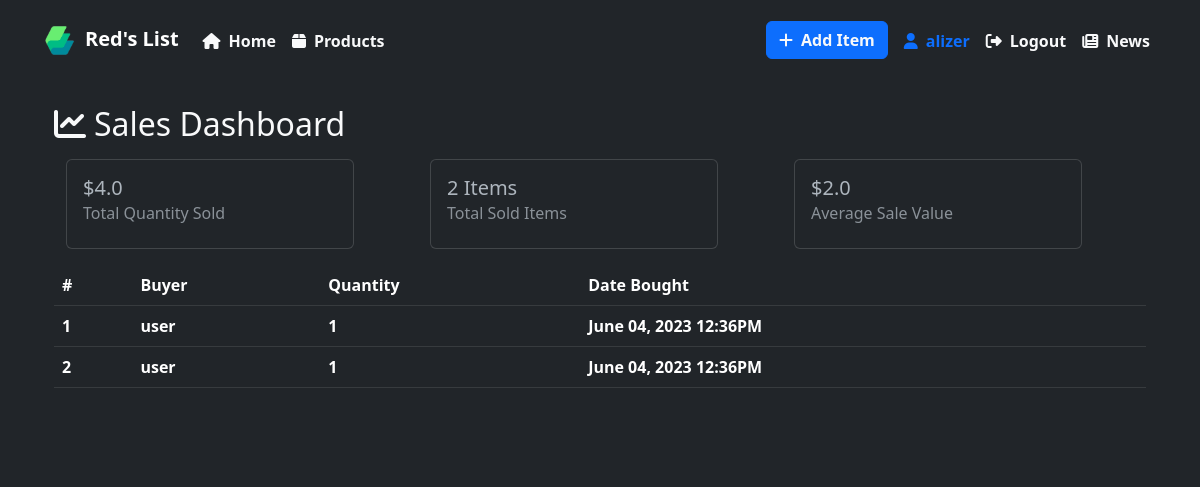
Page /sales_report (signed in) on the committed database.
### app.py (models this page shows, shortened)
class User(db.Model, UserMixin):
    id = db.Column(db.Integer, primary_key=True)
    username = db.Column(db.String(80), unique=True, nullable=False)
    password_hash = db.Column(db.String(128), nullable=False)
    email = db.Column(db.String(120), unique=True, nullable=False)
    is_admin = db.Column(db.Boolean, default=False)
    is_owner = db.Column(db.Boolean, default=False)
    items = db.relationship('Item', backref='author', lazy=True)
    reset_token = db.Column(db.String(100), unique=True)
    profile_picture = db.Column(db.Text, unique=True)
    news_articles = db.relationship(
        'News', lazy=True)  # Added relationship backref

class Sales(db.Model):
    id = db.Column(db.Integer, primary_key=True)
    item_id = db.Column(db.Integer, db.ForeignKey('item.id'), nullable=False)
    buyer_id = db.Column(db.Integer, db.ForeignKey(
        'user.id'), nullable=False)  # New field
    sale_date = db.Column(db.DateTime, nullable=False, default=datetime.utcnow)
    quantity = db.Column(db.Integer, nullable=False)
    total_value = db.Column(db.Float, nullable=False)
    buyer = db.relationship('User', backref='sales')

### app.py (the view, shortened to what this page needs)
@app.route('/sales_report')
@admin_required
def sales_report():
    sales_data_monthly = db.session.query(
        Item.author_id,
        extract('month', Item.sale_date),
        func.count(Item.id),
        func.sum(Item.price)
    ).group_by(Item.author_id, extract('month', Item.sale_date)).all()
    sales = Sales.query.join(Item).filter(
        Item.author_id == current_user.id).all()
    total_sales = 0
    for i in sales:
        total_sales += i.total_value
    top_selling_items = db.session.query(
        extract('month', Item.sale_date),
        Item.name,
        func.count(Item.id)
    ).group_by(extract('month', Item.sale_date), Item.name).all()
    average_sales = 0
    if total_sales is not 0 and len(sales) is not 0:
        average_sales = total_sales / len(sales)
    data = []
    monthly_sales = defaultdict(list)
    for user_id, month, item_count, total_value in sales_data_monthly:
        user = User.query.get(user_id)
        username = user.username if user else "Unknown User"
        monthly_sales[month].append([username, item_count, total_value])
    return render_template("sales_report.html", sales=sales, total_sales=total_sales, total_sold=len(sales), average_sales=average_sales)

### app.py (called while the page is built)
def check_user(user):
    user = db.session.query(User)
    if user == "None":
        new_user = User(username="DefaultUser",
                        password="testing", email="email@gmail.com")
        db.session.add(new_user)
        db.session.commit()
    return user

def admin_required(f):
    @wraps(f)
    def decorated_function(*args, **kwargs):
        if not current_user.is_admin:
            flash('Access denied. You need to be an admin to access this page.', 'danger')
            return redirect(url_for('home'))
        return f(*args, **kwargs)
    return decorated_function

@login_manager.user_loader
def load_user(user_id):
    check_user(user_id)
    if user_id is not None:
        return User.query.get(int(user_id))
    return None

### templates/sales_report.html (shortened to what this page needs)
{% extends 'layout.html' %}
{% block content %}
<div class="container-fluid">
    <h2 class="text-light mb-3"><i class="fa-solid fa-chart-line me-2"></i>Sales Dashboard</h2>
    <div class="container-fluid">
        <div class="row mb-3">
            <div class="col-6 col-md-4">
                <div class="card" style="width: 18rem;">
                    <div class="card-body">
                        <h5 class="card-title">${{total_sales}}</h5>
                        <h6 class="card-subtitle mb-2 text-muted">Total Quantity Sold</h6>
                    </div>
                </div>
            </div>
            <div class="col-6 col-md-4">
                <div class="card" style="width: 18rem;">
                    <div class="card-body">
                        <h5 class="card-title">{{total_sold}} Items</h5>
                        <h6 class="card-subtitle mb-2 text-muted">Total Sold Items</h6>
                    </div>
                </div>
            </div>
            <div class="col-6 col-md-4">
                <div class="card" style="width: 18rem;">
                    <div class="card-body">
                        <h5 class="card-title">${{average_sales}}</h5>
                        <h6 class="card-subtitle mb-2 text-muted">Average Sale Value</h6>
                    </div>
                </div>
            </div>
        </div>
        <div class="row">
            <table class="table table-dark table-hover">
                <thead>
                    <tr>
                        <th scope="col">#</th>
                        <th scope="col">Buyer</th>
                        <th scope="col">Quantity</th>
                        <th scope="col">Date Bought</th>
                    </tr>
                </thead>
                <tbody>
                    {% for sale in sales %}
                    <tr>
                        <th scope="row">{{sale.id}}</th>
                        <td>{{sale.buyer.username}}</td>
                        <td>{{sale.quantity}}</td>
                        <td>{{sale.sale_date.strftime('%B %d, %Y %I:%M%p')}}</td>
                    </tr>
                    {% endfor %}
                </tbody>
            </table>
        </div>
    </div>
</div>
{% endblock %}

### templates/layout.html (shortened to what this page needs)
<!DOCTYPE html>
<html>
<head>
    <link rel="stylesheet" type="text/css" href="{{ url_for('static', filename='style.css') }}">
    <link href="https://cdn.jsdelivr.net/npm/bootstrap@5.3.0-alpha3/dist/css/bootstrap.min.css" rel="stylesheet"
>
</head>
<body data-bs-theme="dark">
    <header>
        <nav class="navbar navbar-expand-lg navbar-dark bg-dark">
            <div class="container">
                <a class="navbar-brand" href="{{ url_for('home') }}"><img src="/static/pics/icon.png"
                        class="img-fluid me-2" style="height: 35px; width: 35px" />Red's List</a>
                <div class="collapse navbar-collapse" id="navbarNav">
                    <ul class="navbar-nav">
                        <li class="nav-item">
                            <a class="nav-link text-light" href="{{ url_for('home') }}"><i
                                    class="fa-solid fa-house me-2"></i>Home</a>
                        </li>
                        <li class="nav-item">
                            <a class="nav-link text-light" href="{{ url_for('products') }}"><i
                                    class="fa-solid fa-box me-2"></i>Products</a>
                        </li>
                            </ul>
                    <ul class="navbar-nav ms-auto">
                        {% if current_user.is_authenticated %}
                        <li class="nav-item">
                            <a href="{{ url_for('add_item') }}" class="btn btn-primary fw-bold text-light me-2"><i
                                    class="fa-solid fa-plus me-2"></i>Add Item</a>
                        </li>
                        <li class="nav-item">
                            <a href="{{ url_for('profile') }}" class="nav-link text-primary"><i
                                    class="fa-solid fa-user me-2"></i>{{ current_user.username }}</a>
                        </li>
                        <li class="nav-item">
                            <a href="{{ url_for('logout') }}" class="nav-link text-light"><i
                                    class="fa-solid fa-right-from-bracket me-2"></i>Logout</a>
                        </li>
                        <li class="nav-item">
                            <a href="{{ url_for('news') }}" class="nav-link text-light"><i
                                    class="fa-solid fa-newspaper me-2"></i>News</a>
                        </li>
                        {% endif %}
                    </ul>
                </div>
            </div>
        </nav>
    </header>
    <main class="container py-4">
        <div class="row">
            <div class="col">
                {% block content %}
                {% endblock %}
            </div>
        </div>
    </main>
    <footer class="bg-dark text-center py-3">
    </footer>
</body>
</html>

### static/style.css (style rules this page uses)
body, ul { margin: 0; padding: 0; }
header { padding: 10px; }
nav { padding: 0; }
nav .navbar-brand { font-weight: bold; }
nav .nav-link { color: #333333; transition: color 0.3s ease; }
main { padding: 20px; }
h1, h2, h3 { margin-bottom: 20px; }
footer { padding: 10px; text-align: center; }
* { font-weight: bolder; }

### rows in the picture
User: username "alizer"
Sales: id "1", buyer.username "user", quantity "1", sale_date "June 04, 2023 12:36PM"
Sales: id "2", buyer.username "user", quantity "1", sale_date "June 04, 2023 12:36PM"

### other values in the picture
{{ total_sales }} "4.0"
{{ total_sold }} "2"
{{ average_sales }} "2.0"
